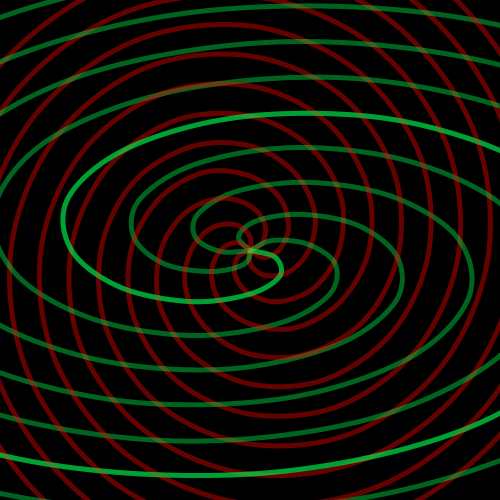
Frame 1 (no input)
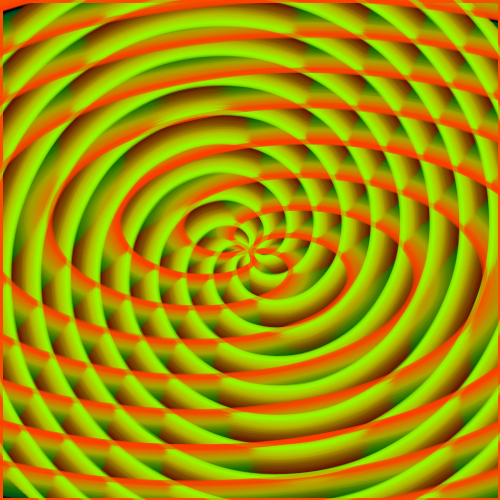
Frame 60 (the mouse pressed at the canvas centre just before this capture)
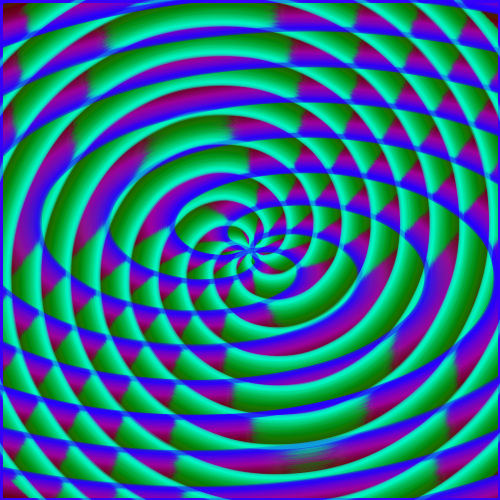
Frame 120 (the mouse held since frame 60 and released just before this capture)

The Processing sketch that drew these frames (run headless with seeded random() and noise(); from frame 60 on, the mouse is pressed at the canvas centre):

// Processing sketch: processing_67325
// ── processing_67325.pde

//This one doesn't tell time at all.  
//Now with curvevertices instead of a million ellipses.
//faster and nicer.

int counter = 0;
int colorCounter = 0;
float colorCounter2 = 100;

void setup() {
  background (0);
  smooth();
  size(500, 500);
 
  colorMode(HSB);
 
}

void draw() {

  counter+=1;
  if (counter > 359) {
    counter = 0;
  }

  colorCounter+=1;
  if (colorCounter > 255) {
    colorCounter = 0;
  }

  colorCounter2 -=1.5;
  if ( colorCounter2 < 0) {
    colorCounter2 = 255;
  }

  fill(0, 0, 0, 5);
  rect(0, 0, width, height);
  // make six spirals in each direction 
  for (int i = 0; i < 6; i++) {
    spiral(i*60+counter, color(colorCounter, 255, 255, 100), width/2, height/2, false);  // arms spaced every 60 degrees
    spiral(i*72+counter, color(colorCounter2, 255, 255, 100), width/2, height/2, true);  // arms spaced every 90 degrees
  }
}

// this function wants a starting angle, fill color, center x and y and a boolean for direction
void spiral(float angle, color clockColor, float centerX, float centerY, boolean clockwise) {
  fill(clockColor);  

  float degree = angle;
  int direction = -1;
  if (clockwise) {
    direction = 2;
  } 
  float x,y;

  noFill();
  stroke(clockColor);
  strokeWeight(5);

  beginShape();
  curveVertex(centerX, centerY);
  curveVertex(centerX, centerY);
  
  /* a spiral is calculated using radial coordinates 
    ie: radius and angle instead of x and y.
    x = radius * cos(angle)
    y = radius * sin(angle)
    
    In a spiral, radius and angle are both increasing with i
  */

  for (int i = 0; i < 720; i+= 30) {
    x = i/2 * cos ( radians(angle+i)) * direction;   
    y = i/2 * sin (radians(angle+i));
    curveVertex (x+centerX, y+centerY);
  }
  endShape();
}
